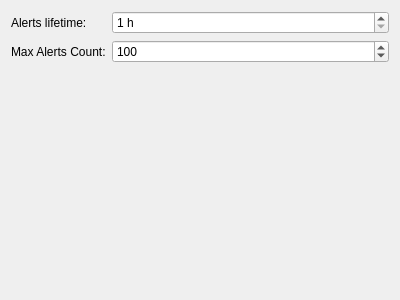
<?xml version="1.0" encoding="UTF-8"?>
<ui version="4.0">
 <class>MonitorConfig</class>
 <widget class="QWidget" name="MonitorConfig">
  <property name="geometry">
   <rect>
    <x>0</x>
    <y>0</y>
    <width>400</width>
    <height>300</height>
   </rect>
  </property>
  <property name="windowTitle">
   <string>Monitor</string>
  </property>
  <layout class="QGridLayout" name="gridLayout">
   <item row="2" column="0">
    <widget class="QLabel" name="label_2">
     <property name="sizePolicy">
      <sizepolicy hsizetype="Fixed" vsizetype="Preferred">
       <horstretch>0</horstretch>
       <verstretch>0</verstretch>
      </sizepolicy>
     </property>
     <property name="text">
      <string>Max Alerts Count:</string>
     </property>
    </widget>
   </item>
   <item row="0" column="0">
    <widget class="QLabel" name="label">
     <property name="sizePolicy">
      <sizepolicy hsizetype="Fixed" vsizetype="Preferred">
       <horstretch>0</horstretch>
       <verstretch>0</verstretch>
      </sizepolicy>
     </property>
     <property name="text">
      <string>Alerts lifetime:</string>
     </property>
    </widget>
   </item>
   <item row="2" column="1">
    <widget class="QSpinBox" name="m_MaxAlertsCount">
     <property name="correctionMode">
      <enum>QAbstractSpinBox::CorrectToNearestValue</enum>
     </property>
     <property name="suffix">
      <string/>
     </property>
     <property name="minimum">
      <number>1</number>
     </property>
     <property name="maximum">
      <number>99999</number>
     </property>
     <property name="value">
      <number>100</number>
     </property>
    </widget>
   </item>
   <item row="3" column="0" colspan="2">
    <spacer name="verticalSpacer">
     <property name="orientation">
      <enum>Qt::Vertical</enum>
     </property>
     <property name="sizeHint" stdset="0">
      <size>
       <width>20</width>
       <height>40</height>
      </size>
     </property>
    </spacer>
   </item>
   <item row="0" column="1">
    <widget class="QSpinBox" name="m_AlertsTime">
     <property name="correctionMode">
      <enum>QAbstractSpinBox::CorrectToNearestValue</enum>
     </property>
     <property name="suffix">
      <string> h</string>
     </property>
     <property name="minimum">
      <number>1</number>
     </property>
     <property name="maximum">
      <number>999</number>
     </property>
     <property name="value">
      <number>1</number>
     </property>
    </widget>
   </item>
  </layout>
 </widget>
 <layoutdefault spacing="6" margin="11"/>
 <resources/>
 <connections>
  <connection>
   <sender>m_AlertsTime</sender>
   <signal>valueChanged(int)</signal>
   <receiver>MonitorConfig</receiver>
   <slot>onAlertsTimeChanged(int)</slot>
   <hints>
    <hint type="sourcelabel">
     <x>237</x>
     <y>18</y>
    </hint>
    <hint type="destinationlabel">
     <x>199</x>
     <y>149</y>
    </hint>
   </hints>
  </connection>
  <connection>
   <sender>m_MaxAlertsCount</sender>
   <signal>valueChanged(int)</signal>
   <receiver>MonitorConfig</receiver>
   <slot>onMaxAlertsChanged(int)</slot>
   <hints>
    <hint type="sourcelabel">
     <x>246</x>
     <y>44</y>
    </hint>
    <hint type="destinationlabel">
     <x>199</x>
     <y>149</y>
    </hint>
   </hints>
  </connection>
 </connections>
 <slots>
  <slot>onAlertsTimeChanged(int)</slot>
  <slot>onMaxAlertsChanged(int)</slot>
 </slots>
</ui>
